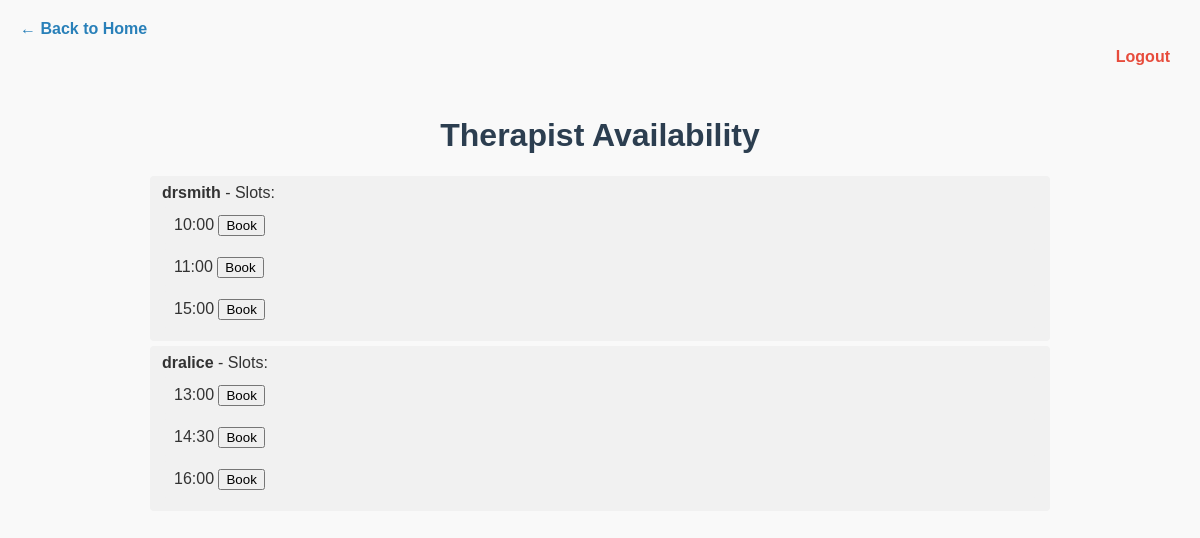
/appointments (signed in), run on the app's committed database.
### app/models.py (models this page shows, shortened)
class Therapist(db.Model):
    id = db.Column(db.Integer, primary_key=True)
    name = db.Column(db.String(100), nullable=False)
    slots = db.Column(db.PickleType, nullable=False)

### app/routes.py (the view)
@routes.route("/appointments")
@login_required
def show_appointments():
    if current_user.role != "student":
        flash("Only students can book appointments.")
        return redirect(url_for("routes.index"))
    therapists = Therapist.query.all()
    if not therapists:
        return render_template("status.html", message="No therapists are available at the moment.")
    return render_template("appointments.html", therapists=therapists)

### app/__init__.py (called while the page is built)
@login_manager.user_loader
def load_user(user_id):
    return User.query.get(int(user_id))

### app/templates/appointments.html (shortened to what this page needs)
<!DOCTYPE html>
<html>
<head>
    <link rel="stylesheet" href="{{ url_for('static', filename='style.css') }}">
</head>
<body>
    <div style="margin-top: 20px;">
        <a href="/" style="text-decoration:none; color:#2980b9; font-weight:bold;">← Back to Home</a>
    </div>
    <div style="text-align:right; margin: 10px;">
        <a href="{{ url_for('routes.logout') }}" style="text-decoration:none; color:#e74c3c; font-weight:bold;">Logout</a>
    </div>
    <div class="container">
        <h1>Therapist Availability</h1>
        <ul class="apt-list">
            {% for therapist in therapists %}
                <li>
                    <strong>{{ therapist.name }}</strong> - Slots:
                    <ul class="apt-list">
                        {% for slot in therapist.slots %}
                            <li>
                                {{ slot }}
                                <form action="/book" method="post" style="display:inline;">
                                    <button type="submit">Book</button>
                                </form>
                            </li>
                        {% endfor %}
                    </ul>
                </li>
            {% endfor %}
        </ul>
    </div>
</body>
</html>

### app/static/style.css (style rules this page uses)
body { font-family: Arial, sans-serif; background-color: #f9f9f9; margin: 20px; color: #333; }
h1 { color: #2c3e50; text-align: center; }
.container { max-width: 900px; margin: auto; padding: 20px; }
.apt-list { list-style-type: none; padding-left: 0; }
.apt-list li { background-color: #f1f1f1; margin: 5px 0; padding: 8px 12px; border-radius: 4px; }

### data on the page
Therapist: name "drsmith", slots "10:00" "11:00" "15:00"
Therapist: name "dralice", slots "13:00" "14:30" "16:00"
